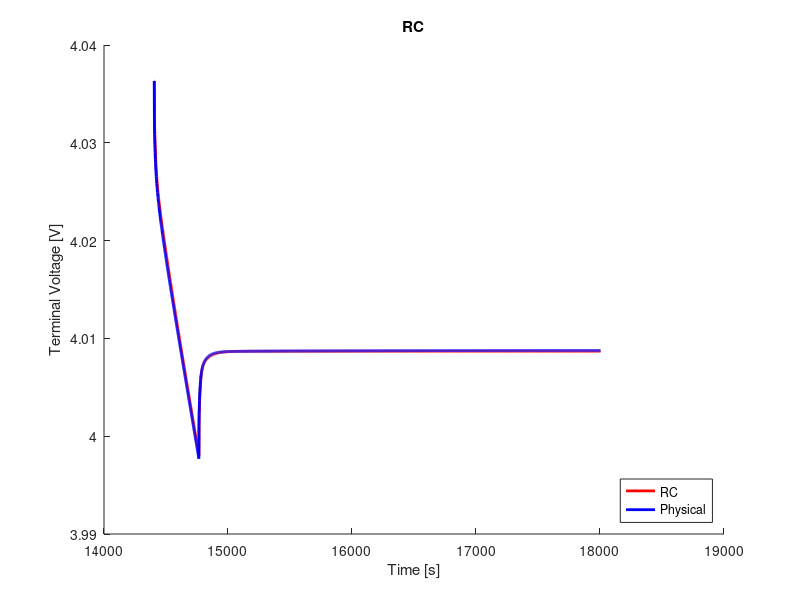

Reproduce this figure in MATLAB.
clear;
clc;
close all;

%% load data
load('ocv_final.mat');
time_ocv = time;
load('pulse_0_5_c_4.mat');
load('rc2_cf_0_5_c.mat');

%% voltage limitations
v_max = 4.4;                                    % cut-over voltage
v_min = 3.0;                                    % cut-off voltage

%% resample ocv and soc
t1 = time_ocv(1);
t2 = time_ocv(end);
dt = 1;                                         % sample time
t = (t1:dt:t2) - t1;

ocv = interp1(time_ocv, ocv, t1:dt:t2);
soc = interp1(time_ocv, soc, t1:dt:t2);

s = length(time);

%% variables
Q = 16.8;
eta = 1.0;                                  % coulombic efficiency

n = 2;                                      % number of rc links
i_r = zeros(n, 1);
v_c = zeros(n, 1);
flag = 1;

%% compute soc
ind_init = soc(interp1(ocv, 1:length(ocv), V_batt_time(1), 'nearest'))
ind_init = interp1(soc, 1:length(soc), ind_init, 'nearest');
v_t(1) = ocv(ind_init);
z0 = soc(ind_init);
z = z0 - dt/(Q*3600)*eta*cumsum(I(1:end));

% manual fit
p = 5;
r0 = r0_cf(p);
r1 = r1_cf(p);
r2 = r2_cf(p);
% r3 = r3_cf(p);
c1 = c1_cf(p);
c2 = c2_cf(p);
% c3 = c3_cf(p);

r = [r1; r2];
c = [c1; c2];

%% compute terminal voltage
for j = 1:n
    f(j) = exp(-dt/(r(j)*c(j)));
end
for k = 1:s-1
    if flag == 1
        i_r(:, k+1) = diag(f)*i_r(:, k) + (1-f')*I(k);
        v_c(:, k) = i_r(:, k).*r;
        ind = interp1(soc, 1:length(soc), z(k), 'nearest');
        v_t(k+1) = ocv(ind) - sum(v_c(:, k)) - I(k).*r0;
        if v_t(k) < v_min
            fprintf('Reached lower voltage limit.');
            flag = 0;
        end
        if v_t(k) > v_max
            fprintf('Reached upper voltage limit.');
            flag = 0;
        end 
    end
end

%% compute rms error
v_t = reshape(v_t, size(V_batt_time));
rmse = 1000*sqrt(mean((V_batt_time - v_t).^2))     % [mV]

%% plot
figure(1);
hold on;
plot(time, v_t, 'r', 'LineWidth', 2)
hold on;
plot(time, V_batt_time, 'b', 'LineWidth', 2)
xlabel('Time [s]')
ylabel('Terminal Voltage [V]')
title('RC')
legend('RC', 'Physical', 'location', 'southeast')
